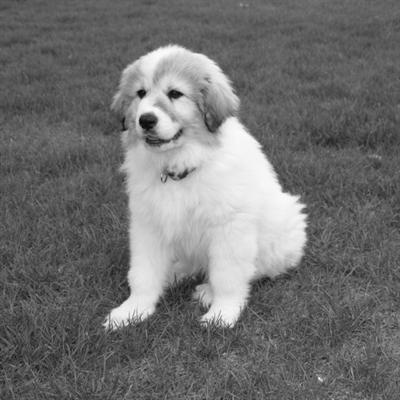
#> input picture project/code/Chapter_Six/img7.jpg, 400 x 400 px
$ jupyter execute '6.2_直方图技术法.ipynb'
#> lines starting #> are read from the running program, lines starting #| are printed output that depends on the picture; after the words box and inside, x2 and y2 are one past the last pixel; in counts of white or black regions, pixels touching at a corner belong together
0：黑色，255：白色,理解为亮度值；

直方图技术法通过选出直方图中的两峰顶间的最小峰谷作为阈值。

方法同THRESH_TRIANGLE：三角法是将最高峰顶置于图像亮侧，连接原点与峰顶，选择直方图距离这条连线的最远点就为峰谷，及阈值。

原理：

[cell 1]
import numpy as np

def calcGrayHist(image):
    #灰度图像矩阵的高，宽
    rows,cols = image.shape
    #存储灰度直方图
    grayHist = np.zeros([256],np.uint64)
    for r in xrange(rows):
        for c in xrange(cols):
            grayHist[image[r][c]] +=1 #这里应该指的是，image[r][c]对应灰度数值，在grayHist上+1
    return grayHist

def threshTwoPeaks(image):
    #计算灰度直方图
    histogram = calcGrayHist(image)
    #找最大峰顶
    maxLoc = np.where(histogram==np.max(histogram))
    firstPeak = maxLoc[0][0]
    #寻找第二个峰值对应的灰度值
    measureDists = np.zeros([256],np.float32)
    for k in xrange(256):
        measureDists[k] = pow(k-firstPeak,2)*histogram[k]
    maxLoc2 = np.where(measureDists==np.max(measureDists))
    secondPeak = maxLoc2[0][0]
    #找到两个峰值间的最小值对应的灰度值
    thresh = 0 #先给thresh赋值，不然无定义
    if firstPeak > secondPeak:
        temp = histogram[int(secondPeak):int(firstPeak)]
        minLoc = np.where(temp == np.min(temp))
        thresh = secondPeak + minLoc[0][0] + 1
    else:
        temp = histogram[int(firstPeak):int(secondPeak)]
        minLoc = np.where(np.min(temp))
        thresh = firstPeak + minLoc[0][0] + 1
    #找到阈值后，对图像进行阈值化处理
    threshImage_out = image.copy()#把src拷贝一份
    threshImage_out[threshImage_out>thresh]=255
    threshImage_out[threshImage_out<=thresh]=0
    return (thresh,threshImage_out)

[cell 2]
import cv2
import numpy as np
import matplotlib.pyplot as plt

src = cv2.imread("img7.jpg",0)
#> src is the input picture: shape (400, 400); min 6, max 255, mean 113.1

#otsu
the_otsu = 0
the_otsu,dst_otsu = cv2.threshold(src,the_otsu,255,8)
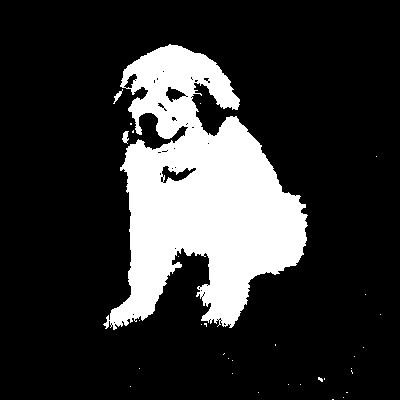
#> dst_otsu: shape (400, 400); 19.6% white; 32 white regions (29 under 20 px), largest, box (x1, y1, x2, y2) and area: (103, 44, 308, 330) 31188, (122, 131, 129, 144) 58, (113, 89, 123, 104) 47
#> the_otsu = 148

#triangle
the_tra = 0
the_tra,dst_tra = cv2.threshold(src,the_tra,255,16)
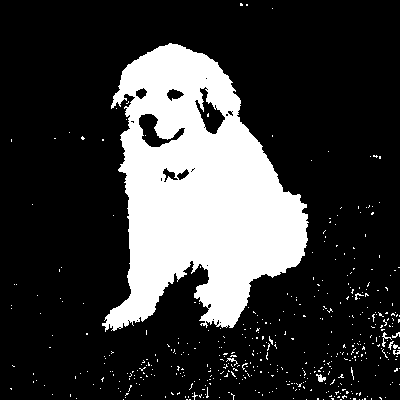
#> dst_tra: shape (400, 400); 22.4% white; 458 white regions (449 under 20 px), largest, box (x1, y1, x2, y2) and area: (102, 43, 309, 332) 34339, (316, 374, 326, 382) 45, (382, 332, 392, 347) 42
#> the_tra = 121

#histogram
the_hist = 0
the_hist,dst_hist = threshTwoPeaks(src)
#> in threshTwoPeaks, `histogram = calcGrayHist(image)`: histogram = 256 values, max 4148 at index 91, min 0 at index 0, mean 625
#> in threshTwoPeaks, `maxLoc = np.where(histogram==np.max(histogram))`: maxLoc = ([91, 92],)
#> in threshTwoPeaks, `firstPeak = maxLoc[0][0]`: firstPeak = 91
#> after the loop in threshTwoPeaks, `for k in xrange(256):`: measureDists = 256 values, max 10100419 at index 224, min 0 at index 0, mean 1842443.4
#> in threshTwoPeaks, `maxLoc2 = np.where(measureDists==np.max(measureDists))`: maxLoc2 = ([224],)
#> in threshTwoPeaks, `secondPeak = maxLoc2[0][0]`: secondPeak = 224
#> in threshTwoPeaks, `temp = histogram[int(firstPeak):int(secondPeak)]`: temp = 133 values, max 4148 at index 0, min 121 at index 49, mean 658.2
#> in threshTwoPeaks, `minLoc = np.where(np.min(temp))`: minLoc = ([0],)
#> in threshTwoPeaks, `thresh = firstPeak + minLoc[0][0] + 1`: thresh = 92
#> in threshTwoPeaks, `threshImage_out[threshImage_out>thresh]=255`:
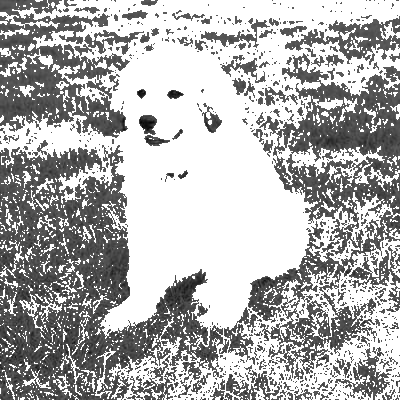
#> threshImage_out: shape (400, 400); min 6, max 255, mean 176.7
#> in threshTwoPeaks, `threshImage_out[threshImage_out<=thresh]=0`:
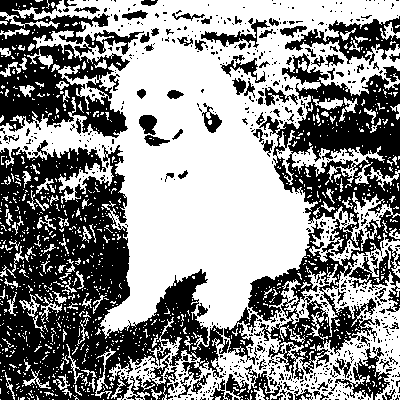
#> threshImage_out: shape (400, 400); 55.3% white; 703 black regions (609 under 20 px), largest, box (x1, y1, x2, y2) and area: (0, 140, 229, 400) 29080, (248, 53, 400, 378) 18308, (0, 0, 130, 138) 9173
#> the_hist = 92

titles = ["src","otsu","tra","histogram"]
images = [src,dst_otsu,dst_tra,dst_hist]
for i in range(4):
    plt.subplot(1,4,i+1)
    plt.title(titles[i])
    plt.imshow(images[i])
plt.show()

$ run again, with project/code/Chapter_Six/img5.jpg copied over project/code/Chapter_Six/img7.jpg
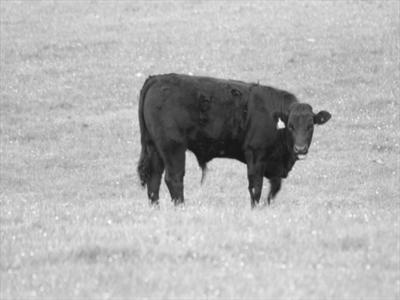
#> input picture project/code/Chapter_Six/img5.jpg, 400 x 300 px
#> src is the input picture: shape (300, 400); min 17, max 255, mean 180.5
#> `the_otsu,dst_otsu = cv2.threshold(src,the_otsu,255,8)`:
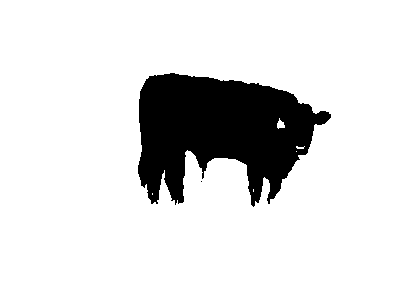
#> dst_otsu: shape (300, 400); 86.6% white; 2 black regions (1 under 20 px), largest, box (x1, y1, x2, y2) and area: (138, 73, 331, 207) 16129
#> the_otsu = 130
#> dst_tra: shape (300, 400); 85.6% white; 104 black regions (100 under 20 px), largest, box (x1, y1, x2, y2) and area: (137, 73, 332, 209) 16807, (372, 145, 387, 152) 53, (89, 252, 97, 260) 47, (22, 135, 35, 142) 35
#> the_tra = 167
#> histogram = 256 values, max 3799 at index 199, min 0 at index 0, mean 468.8
#> maxLoc = ([199],)
#> firstPeak = 199
#> after the loop in threshTwoPeaks, `for k in xrange(256):`: measureDists = 256 values, max 6553300 at index 57, min 0 at index 0, mean 1282685.2
#> maxLoc2 = ([57],)
#> secondPeak = 57
#> temp = 142 values, max 3630 at index 141, min 12 at index 76, mean 396.8
#> minLoc = ([76],)
#> thresh = 134
#> in threshTwoPeaks, `threshImage_out[threshImage_out<=thresh]=0`:
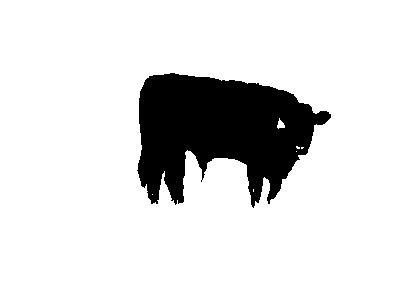
#> threshImage_out: shape (300, 400); 86.5% white; 1 black region, box (x1, y1, x2, y2) and area: (137, 73, 331, 208) 16213

$ run again, with project/code/Chapter_Six/img6.jpg copied over project/code/Chapter_Six/img7.jpg
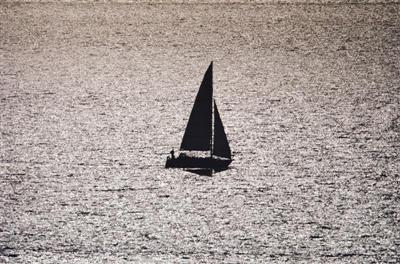
#> input picture project/code/Chapter_Six/img6.jpg, 400 x 264 px
#> `the_otsu,dst_otsu = cv2.threshold(src,the_otsu,255,8)`:
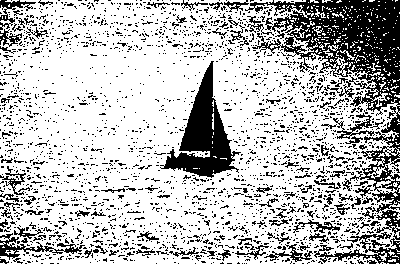
#> dst_otsu: shape (264, 400); 73.7% white; 2512 black regions (2409 under 20 px), largest, box (x1, y1, x2, y2) and area: (245, 0, 400, 264) 10359, (160, 61, 241, 178) 3482, (0, 233, 85, 260) 558
#> the_otsu = 142
#> dst_tra: shape (264, 400); 92.3% white; 1429 black regions (1403 under 20 px), largest, box (x1, y1, x2, y2) and area: (165, 61, 235, 177) 3212, (343, 0, 400, 18) 221, (381, 28, 400, 52) 161
#> the_tra = 99
#> histogram = 256 values, max 1352 at index 166, min 0 at index 2, mean 412.5
#> maxLoc = ([166],)
#> firstPeak = 166
#> after the loop in threshTwoPeaks, `for k in xrange(256):`: measureDists = 256 values, max 6154400 at index 26, min 0 at index 2, mean 712067.5
#> maxLoc2 = ([26],)
#> secondPeak = 26
#> temp = 140 values, max 1251 at index 136, min 21 at index 17, mean 359.8
#> minLoc = ([17],)
#> thresh = 44
#> `plt.show()`:
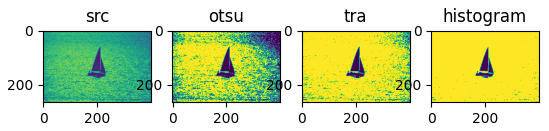
#> figure drawn by matplotlib, 4 panels

$ run again, with project/code/Chapter_Six/img8.jpg copied over project/code/Chapter_Six/img7.jpg
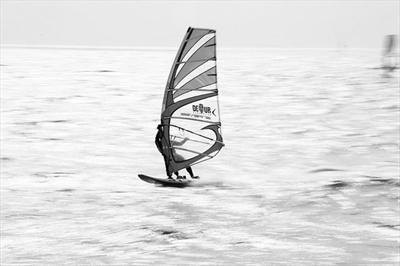
#> input picture project/code/Chapter_Six/img8.jpg, 400 x 266 px
#> src is the input picture: shape (266, 400); min 0, max 255, mean 224.3
#> `the_otsu,dst_otsu = cv2.threshold(src,the_otsu,255,8)`:
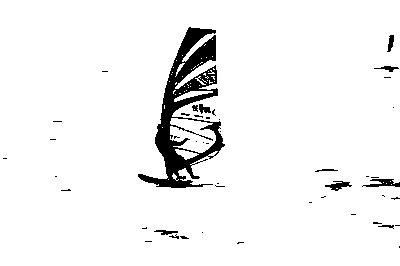
#> dst_otsu: shape (266, 400); 94.8% white; 46 black regions (35 under 20 px), largest, box (x1, y1, x2, y2) and area: (138, 27, 225, 188) 4602, (362, 179, 400, 187) 170, (325, 181, 352, 191) 130
#> the_otsu = 168
#> dst_tra: shape (266, 400); 82.8% white; 296 black regions (245 under 20 px), largest, box (x1, y1, x2, y2) and area: (137, 26, 245, 190) 5538, (258, 175, 400, 231) 3486, (150, 229, 400, 266) 3459
#> the_tra = 213
#> histogram = 256 values, max 6792 at index 233, min 5 at index 7, mean 415.6
#> maxLoc = ([233],)
#> firstPeak = 233
#> after the loop in threshTwoPeaks, `for k in xrange(256):`: measureDists = 256 values, max 2334427 at index 0, min 0 at index 233, mean 479375.7
#> maxLoc2 = ([0],)
#> secondPeak = 0
#> temp = 233 values, max 5061 at index 232, min 5 at index 7, mean 220.3
#> minLoc = ([7],)
#> thresh = 8
#> `plt.show()`:
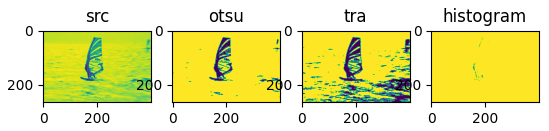
#> figure drawn by matplotlib, 4 panels
